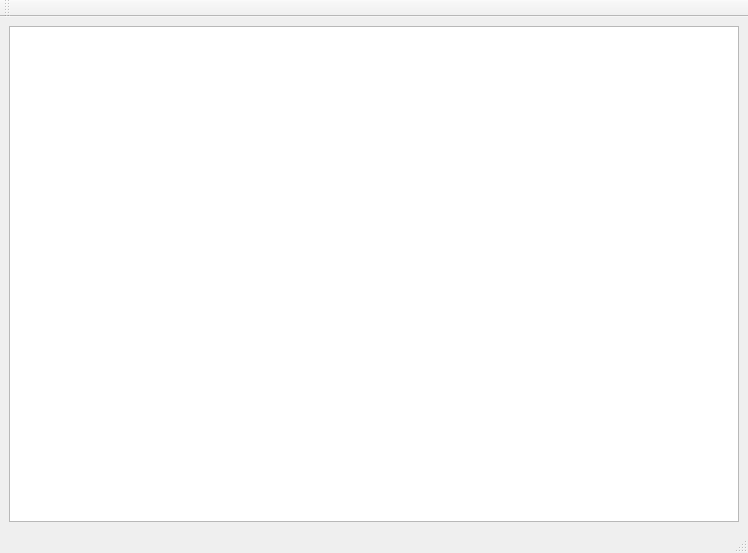
<?xml version="1.0" encoding="UTF-8"?>
<ui version="4.0">
 <class>MainWindow</class>
 <widget class="QMainWindow" name="MainWindow">
  <property name="geometry">
   <rect>
    <x>0</x>
    <y>0</y>
    <width>748</width>
    <height>553</height>
   </rect>
  </property>
  <property name="windowTitle">
   <string>Scheduler</string>
  </property>
  <property name="windowIcon">
   <iconset resource="resource.qrc">
    <normaloff>:/icons/Scheduler.png</normaloff>:/icons/Scheduler.png</iconset>
  </property>
  <widget class="QWidget" name="centralwidget">
   <layout class="QGridLayout" name="gridLayout">
    <item row="0" column="0">
     <widget class="QTableView" name="tableView">
      <property name="selectionBehavior">
       <enum>QAbstractItemView::SelectRows</enum>
      </property>
      <property name="gridStyle">
       <enum>Qt::SolidLine</enum>
      </property>
      <attribute name="horizontalHeaderCascadingSectionResizes">
       <bool>true</bool>
      </attribute>
      <attribute name="horizontalHeaderDefaultSectionSize">
       <number>170</number>
      </attribute>
      <attribute name="horizontalHeaderShowSortIndicator" stdset="0">
       <bool>false</bool>
      </attribute>
      <attribute name="horizontalHeaderStretchLastSection">
       <bool>false</bool>
      </attribute>
     </widget>
    </item>
   </layout>
  </widget>
  <widget class="QMenuBar" name="menubar">
   <property name="geometry">
    <rect>
     <x>0</x>
     <y>0</y>
     <width>748</width>
     <height>22</height>
    </rect>
   </property>
  </widget>
  <widget class="QStatusBar" name="statusbar"/>
  <widget class="QToolBar" name="toolBar">
   <property name="windowTitle">
    <string>toolBar</string>
   </property>
   <property name="iconSize">
    <size>
     <width>36</width>
     <height>36</height>
    </size>
   </property>
   <attribute name="toolBarArea">
    <enum>TopToolBarArea</enum>
   </attribute>
   <attribute name="toolBarBreak">
    <bool>false</bool>
   </attribute>
  </widget>
  <action name="actionAdd">
   <property name="icon">
    <iconset resource="resource.qrc">
     <normaloff>:/icons/add.png</normaloff>:/icons/add.png</iconset>
   </property>
   <property name="text">
    <string>Add</string>
   </property>
   <property name="shortcut">
    <string>+</string>
   </property>
  </action>
  <action name="actionDelete">
   <property name="icon">
    <iconset resource="resource.qrc">
     <normaloff>:/icons/delete.png</normaloff>:/icons/delete.png</iconset>
   </property>
   <property name="text">
    <string>Delete</string>
   </property>
   <property name="shortcut">
    <string>Del</string>
   </property>
  </action>
  <action name="actionEdit">
   <property name="checkable">
    <bool>true</bool>
   </property>
   <property name="icon">
    <iconset resource="resource.qrc">
     <normaloff>:/icons/edit.png</normaloff>:/icons/edit.png</iconset>
   </property>
   <property name="text">
    <string>Edit</string>
   </property>
   <property name="shortcut">
    <string>Ctrl+E</string>
   </property>
  </action>
  <action name="actionAbout">
   <property name="icon">
    <iconset resource="resource.qrc">
     <normaloff>:/icons/info.png</normaloff>:/icons/info.png</iconset>
   </property>
   <property name="text">
    <string>About</string>
   </property>
   <property name="shortcut">
    <string>F1</string>
   </property>
  </action>
  <action name="actionExit">
   <property name="icon">
    <iconset resource="resource.qrc">
     <normaloff>:/icons/exit.png</normaloff>:/icons/exit.png</iconset>
   </property>
   <property name="text">
    <string>Exit</string>
   </property>
  </action>
  <action name="actionSave">
   <property name="icon">
    <iconset resource="resource.qrc">
     <normaloff>:/icons/save.png</normaloff>:/icons/save.png</iconset>
   </property>
   <property name="text">
    <string>Save</string>
   </property>
   <property name="shortcut">
    <string>Ctrl+Shift+S</string>
   </property>
  </action>
 </widget>
 <resources>
  <include location="resource.qrc"/>
 </resources>
 <connections/>
</ui>
